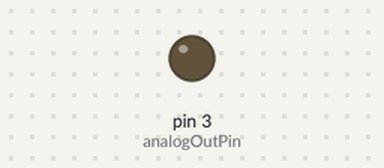
This sketch was run on a simulated Arduino Uno, built with avr-gcc and run on an emulated ATmega328P. Parts: output pins drawn as LEDs (lit = HIGH).

Above: at 0.05 s.
At 4.0 s:
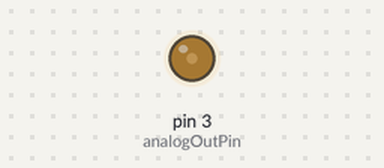
At 6.0 s:
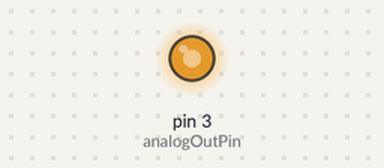
At 8.0 s:
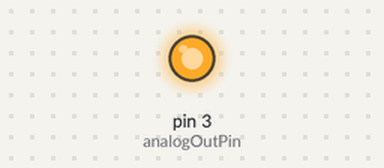
Timing chart, 0 to 10.4 s (numbered marks = the images above):
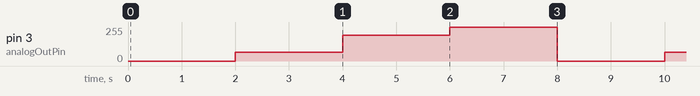

The sketch:

ex2_1_pwm_on_pin3.ino
```cpp
const int analogOutPin = 3;  // Analog input pin that the potentiometer is attached to
const int pws[] = {0, 64, 192, 255};

// results:
// 0 = 0, 0V
// 64 = 500us, 1.2V
// 192 = 1500us, 2.3V
// 255 = 2ms, 4.9V

void setup() {
  // initialize serial communications at 9600 bps:
  Serial.begin(9600);
}

void loop() {

    for (int i=0; i<4; i++) {
	analogWrite(analogOutPin, pws[i]);
	// this results in a relatively very steady
        // current close to 2V
        // a yellow LED flickers, probably because we
        // step over the LED's voltage threshold (just slighly)
        // oscilloscope shows steady line after the capacitor
        delay(2000);
    }
}
```

Measured:
- by itself, pin 3 (analogOutPin): repeats every 8.0 s: 192/255 2.0 s, 255/255 2.0 s, 0/255 2.0 s, 64/255 2.0 s
